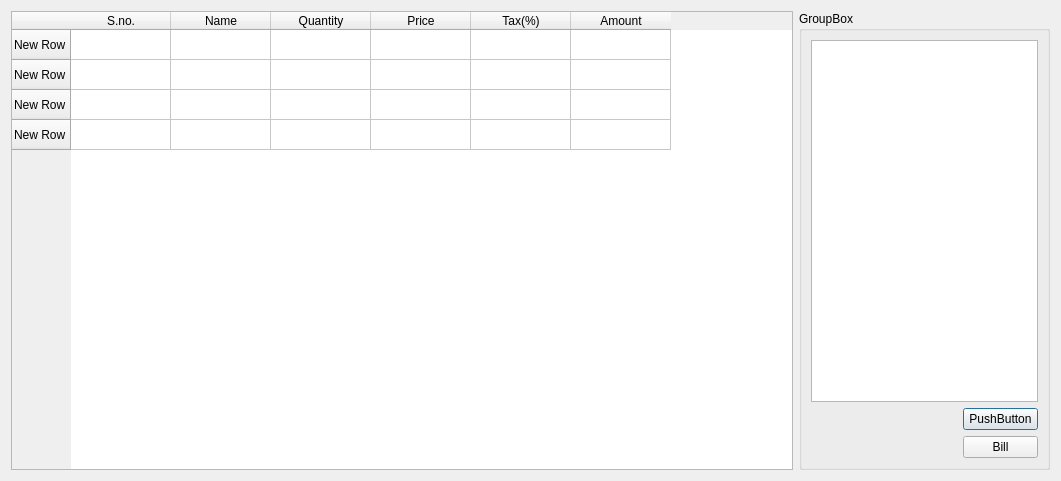
<?xml version="1.0" encoding="UTF-8"?>
<ui version="4.0">
 <class>Salesdialog</class>
 <widget class="QDialog" name="Salesdialog">
  <property name="geometry">
   <rect>
    <x>0</x>
    <y>0</y>
    <width>1061</width>
    <height>481</height>
   </rect>
  </property>
  <property name="windowTitle">
   <string>Dialog</string>
  </property>
  <layout class="QGridLayout" name="gridLayout_2">
   <item row="0" column="0">
    <widget class="QTableWidget" name="table_billItems">
     <row>
      <property name="text">
       <string>New Row</string>
      </property>
     </row>
     <row>
      <property name="text">
       <string>New Row</string>
      </property>
     </row>
     <row>
      <property name="text">
       <string>New Row</string>
      </property>
     </row>
     <row>
      <property name="text">
       <string>New Row</string>
      </property>
     </row>
     <column>
      <property name="text">
       <string>S.no.</string>
      </property>
     </column>
     <column>
      <property name="text">
       <string>Name</string>
      </property>
     </column>
     <column>
      <property name="text">
       <string>Quantity</string>
      </property>
     </column>
     <column>
      <property name="text">
       <string>Price</string>
      </property>
     </column>
     <column>
      <property name="text">
       <string>Tax(%)</string>
      </property>
     </column>
     <column>
      <property name="text">
       <string>Amount</string>
      </property>
     </column>
    </widget>
   </item>
   <item row="0" column="1">
    <widget class="QGroupBox" name="groupBox">
     <property name="maximumSize">
      <size>
       <width>251</width>
       <height>16777215</height>
      </size>
     </property>
     <property name="title">
      <string>GroupBox</string>
     </property>
     <layout class="QGridLayout" name="gridLayout">
      <item row="0" column="0" colspan="2">
       <widget class="QListWidget" name="List_inventory"/>
      </item>
      <item row="1" column="0">
       <spacer name="horizontalSpacer">
        <property name="orientation">
         <enum>Qt::Horizontal</enum>
        </property>
        <property name="sizeHint" stdset="0">
         <size>
          <width>147</width>
          <height>20</height>
         </size>
        </property>
       </spacer>
      </item>
      <item row="1" column="1">
       <widget class="QPushButton" name="pushButton">
        <property name="maximumSize">
         <size>
          <width>75</width>
          <height>16777215</height>
         </size>
        </property>
        <property name="text">
         <string>PushButton</string>
        </property>
       </widget>
      </item>
      <item row="2" column="0">
       <spacer name="horizontalSpacer_2">
        <property name="orientation">
         <enum>Qt::Horizontal</enum>
        </property>
        <property name="sizeHint" stdset="0">
         <size>
          <width>108</width>
          <height>20</height>
         </size>
        </property>
       </spacer>
      </item>
      <item row="2" column="1">
       <widget class="QPushButton" name="pushButton_2">
        <property name="maximumSize">
         <size>
          <width>75</width>
          <height>16777215</height>
         </size>
        </property>
        <property name="text">
         <string>Bill</string>
        </property>
       </widget>
      </item>
     </layout>
    </widget>
   </item>
  </layout>
 </widget>
 <resources/>
 <connections/>
</ui>
